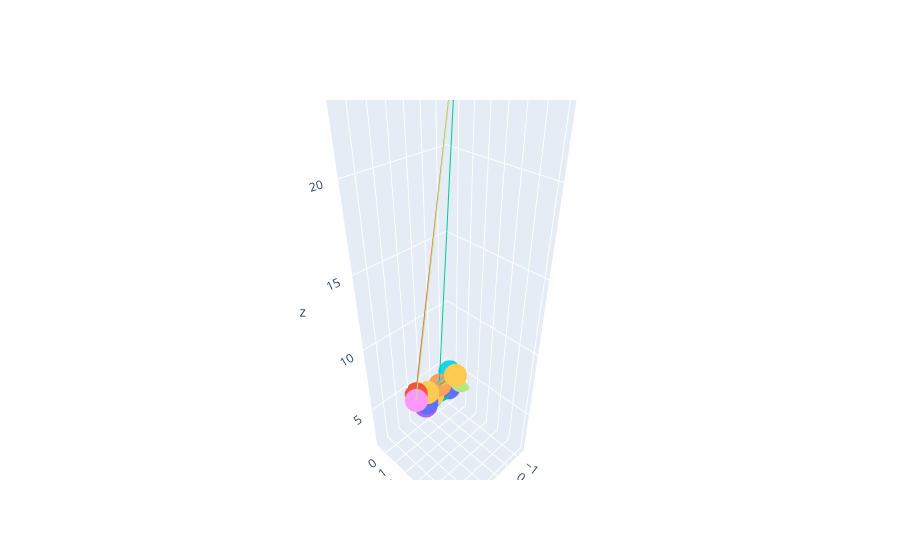

The cell this chart's notebook holds for it:
### Code cell
import plotly.graph_objects as go
import plotly.express as px

# U ovom slucaju crtamo jednostavnu kocku. Vi cete koristiti rekonstruisana temena
temenaKocke = pts3D #np.array([[0,0, 3], [0, 3,3], [3,3,3],[3, 0,3],[0,0,0], [0, 3,0], [3, 3,0],[3,0,0]] )
# Ovo su ivice kocke zadate indeksima temena
ivice = [[0, 1], [0, 3], [0, 4], [2, 3], [2, 1], [2, 6], [5, 6], [5, 4], [5, 1], [7, 6],
[7, 3], [7, 4], [9, 10], [9, 12], [9, 14], [11, 12], [11, 10], [11, 13], [13, 14],
[10, 13], [14, 12], [15, 16], [15, 17], [15, 18], [16, 17], [16, 18], [17, 18]]

# dodatne mogucnosti istrazite sami

#  prikaz scene - koristi "plotly" biblioteku
def prikazKocke(): 
    # izdvajamo x,y,z koordinate svih tacaka
    xdata = (np.transpose(temenaKocke))[0]
    ydata = (np.transpose(temenaKocke))[1]
    zdata = (np.transpose(temenaKocke))[2]
    # u data1 ubacujemo sve sto treba naccrtati
    data1 = []
    # za svaku ivicu crtamo duz na osnovu koordinata
    for i in range(len(ivice)):
        data1.append(go.Scatter3d(x=[xdata[ivice[i][0]], xdata[ivice[i][1]]], y=[ydata[ivice[i][0]], ydata[ivice[i][1]]],z=[zdata[ivice[i][0]], zdata[ivice[i][1]]]))
    fig = go.Figure(data = data1 )
    # da ne prikazuje legendu
    fig.update_layout(showlegend=False)
    # pravi html fajl (ako zelite da napravite "rotatable" 3D rekonstruciju)
    # birate kao parametar velicinu apleta. fulhtml=False je vazno da ne bi pravio ogroman fajl
    # ovde stavite neki vas folder
    fig.write_html("./rekonstrukcija", include_plotlyjs = 'cdn', default_width = '800px', default_height = '600px', full_html = False) #Modifiy the html file
    fig.show()

prikazKocke()

### Figure 1 — Plotly figure (JSON) as saved in the notebook; plotly's stock layout.template omitted (floating-point values rounded to 4 significant figures)
{"data": [{"type": "scatter3d", "x": [-0.6312, -0.1954], "y": [-0.6716, -0.6705], "z": [2.665, 3.468]}, {"type": "scatter3d", "x": [-0.6312, -1.196], "y": [-0.6716, -0.2851], "z": [2.665, 2.794]}, {"type": "scatter3d", "x": [-0.6312, 4.696], "y": [-0.6716, 6.047], "z": [2.665, 26.25]}, {"type": "scatter3d", "x": [-1.092, -1.196], "y": [-0.0627, -0.2851], "z": [4.646, 2.794]}, {"type": "scatter3d", "x": [-1.092, -0.1954], "y": [-0.0627, -0.6705], "z": [4.646, 3.468]}, {"type": "scatter3d", "x": [-1.092, 0.9495], "y": [-0.0627, -0.1223], "z": [4.646, 4.109]}, {"type": "scatter3d", "x": [2.46, 0.9495], "y": [0.4913, -0.1223], "z": [5.04, 4.109]}, {"type": "scatter3d", "x": [2.46, 4.696], "y": [0.4913, 6.047], "z": [5.04, 26.25]}, {"type": "scatter3d", "x": [2.46, -0.1954], "y": [0.4913, -0.6705], "z": [5.04, 3.468]}, {"type": "scatter3d", "x": [1.759, 0.9495], "y": [-0.3553, -0.1223], "z": [4.444, 4.109]}, {"type": "scatter3d", "x": [1.759, -1.196], "y": [-0.3553, -0.2851], "z": [4.444, 2.794]}, {"type": "scatter3d", "x": [1.759, 4.696], "y": [-0.3553, 6.047], "z": [4.444, 26.25]}, {"type": "scatter3d", "x": [-0.1764, -0.8887], "y": [-0.1301, 0.6693], "z": [3.968, 4.98]}, {"type": "scatter3d", "x": [-0.1764, -0.733], "y": [-0.1301, -0.5687], "z": [3.968, 3.039]}, {"type": "scatter3d", "x": [-0.1764, 0.8592], "y": [-0.1301, -0.3908], "z": [3.968, 2.765]}, {"type": "scatter3d", "x": [-1.482, -0.733], "y": [0.6565, -0.5687], "z": [4.01, 3.039]}, {"type": "scatter3d", "x": [-1.482, -0.8887], "y": [0.6565, 0.6693], "z": [4.01, 4.98]}, {"type": "scatter3d", "x": [-1.482, 0.1975], "y": [0.6565, -0.4626], "z": [4.01, 3.036]}, {"type": "scatter3d", "x": [0.1975, 0.8592], "y": [-0.4626, -0.3908], "z": [3.036, 2.765]}, {"type": "scatter3d", "x": [-0.8887, 0.1975], "y": [0.6693, -0.4626], "z": [4.98, 3.036]}, {"type": "scatter3d", "x": [0.8592, -0.733], "y": [-0.3908, -0.5687], "z": [2.765, 3.039]}, {"type": "scatter3d", "x": [0.7951, 0.2468], "y": [-0.5546, -0.653], "z": [2.271, 2.598]}, {"type": "scatter3d", "x": [0.7951, 0.7221], "y": [-0.5546, -0.5311], "z": [2.271, 2.658]}, {"type": "scatter3d", "x": [0.7951, 0.3842], "y": [-0.5546, -0.5821], "z": [2.271, 2.846]}, {"type": "scatter3d", "x": [0.2468, 0.7221], "y": [-0.653, -0.5311], "z": [2.598, 2.658]}, {"type": "scatter3d", "x": [0.2468, 0.3842], "y": [-0.653, -0.5821], "z": [2.598, 2.846]}, {"type": "scatter3d", "x": [0.7221, 0.3842], "y": [-0.5311, -0.5821], "z": [2.658, 2.846]}], "layout": {"showlegend": false}}
